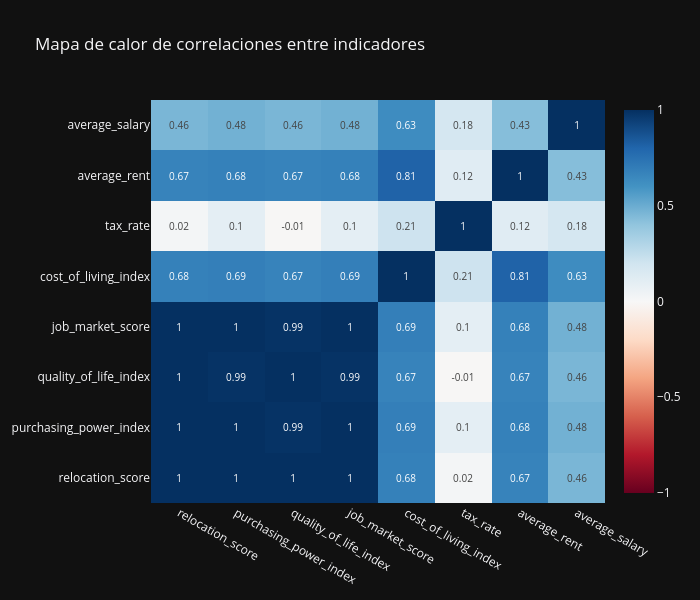

Notebook source saved alongside this figure:
### Markdown cell above
## Mapa de calor de correlaciones

### Code cell
import plotly.figure_factory as ff
import numpy as np

cols_corr = [
    'relocation_score', 'purchasing_power_index', 'quality_of_life_index',
    'job_market_score', 'cost_of_living_index', 'tax_rate',
    'average_rent', 'average_salary'
]

corr_matrix = df[cols_corr].corr().round(2)

fig = go.Figure(data=go.Heatmap(
    z=corr_matrix.values,
    x=corr_matrix.columns,
    y=corr_matrix.columns,
    colorscale='RdBu',
    zmid=0,
    text=corr_matrix.values.round(2),
    texttemplate="%{text}",
    textfont={"size": 10},
))
fig.update_layout(
    title="Mapa de calor de correlaciones entre indicadores",
    paper_bgcolor="#111111",
    plot_bgcolor="#1c1c1e",
    font=dict(color="#f5f5f7"),
    width=700, height=600,
)
fig.show()

# Correlaciones más fuertes
print("Correlaciones más relevantes con Relocation Score:")
print(corr_matrix['relocation_score'].sort_values(ascending=False))

### Figure 1 — Plotly figure (JSON) as saved in the notebook; plotly's stock layout.template omitted (floating-point values rounded to 4 significant figures)
{"data": [{"colorscale": [[0, "rgb(103,0,31)"], [0.1, "rgb(178,24,43)"], [0.2, "rgb(214,96,77)"], [0.3, "rgb(244,165,130)"], [0.4, "rgb(253,219,199)"], [0.5, "rgb(247,247,247)"], [0.6, "rgb(209,229,240)"], [0.7, "rgb(146,197,222)"], [0.8, "rgb(67,147,195)"], [0.9, "rgb(33,102,172)"], [1, "rgb(5,48,97)"]], "text": [[1.0, 1.0, 1.0, 1.0, 0.68, 0.02, 0.67, 0.46], [1.0, 1.0, 0.99, 1.0, 0.69, 0.1, 0.68, 0.48], [1.0, 0.99, 1.0, 0.99, 0.67, -0.01, 0.67, 0.46], [1.0, 1.0, 0.99, 1.0, 0.69, 0.1, 0.68, 0.48], [0.68, 0.69, 0.67, 0.69, 1.0, 0.21, 0.81, 0.63], [0.02, 0.1, -0.01, 0.1, 0.21, 1.0, 0.12, 0.18], [0.67, 0.68, 0.67, 0.68, 0.81, 0.12, 1.0, 0.43], [0.46, 0.48, 0.46, 0.48, 0.63, 0.18, 0.43, 1.0]], "textfont": {"size": 10}, "texttemplate": "%{text}", "type": "heatmap", "x": ["relocation_score", "purchasing_power_index", "quality_of_life_index", "job_market_score", "cost_of_living_index", "tax_rate", "average_rent", "average_salary"], "y": ["relocation_score", "purchasing_power_index", "quality_of_life_index", "job_market_score", "cost_of_living_index", "tax_rate", "average_rent", "average_salary"], "z": [[1.0, 1.0, 1.0, 1.0, 0.68, 0.02, 0.67, 0.46], [1.0, 1.0, 0.99, 1.0, 0.69, 0.1, 0.68, 0.48], [1.0, 0.99, 1.0, 0.99, 0.67, -0.01, 0.67, 0.46], [1.0, 1.0, 0.99, 1.0, 0.69, 0.1, 0.68, 0.48], [0.68, 0.69, 0.67, 0.69, 1.0, 0.21, 0.81, 0.63], [0.02, 0.1, -0.01, 0.1, 0.21, 1.0, 0.12, 0.18], [0.67, 0.68, 0.67, 0.68, 0.81, 0.12, 1.0, 0.43], [0.46, 0.48, 0.46, 0.48, 0.63, 0.18, 0.43, 1.0]], "zmid": 0}], "layout": {"font": {"color": "#f5f5f7"}, "height": 600, "paper_bgcolor": "#111111", "plot_bgcolor": "#1c1c1e", "title": {"text": "Mapa de calor de correlaciones entre indicadores"}, "width": 700}}
